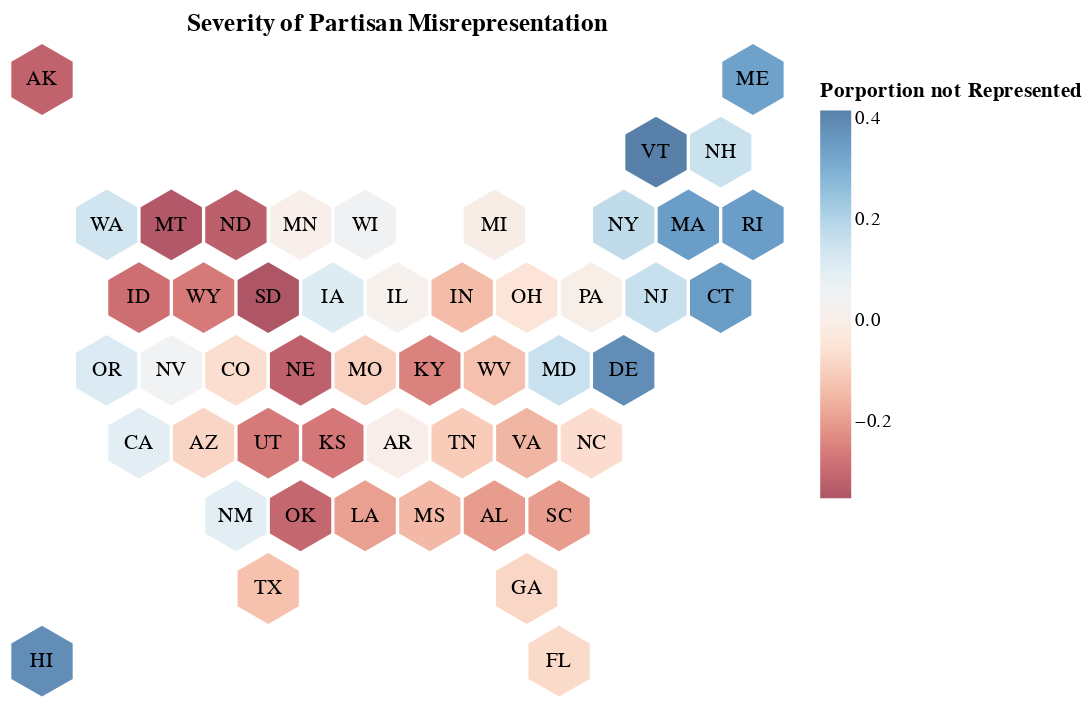

This figure's notebook cell:
### Markdown cell above
## Experiment with Sliders

### Code cell
#build out the chart
df = st
df["ST"] = df["ST"]
slider = alt.binding_range(min=2004, max=2022, step=2)
select_year = alt.selection_single(name="Election", fields=['year'],
                                   bind=slider, init={'year': 2004})
#build the chare
st_cart = alt.Chart(df).mark_point().encode(
    alt.X('X',axis=None),
    alt.Y('Y',axis=None),
    alt.Text('ST'),
    alt.Color('porp_loss', scale=alt.Scale(scheme='redblue'), legend=alt.Legend(title="Porportion not Represented")),
    tooltip = [alt.Tooltip('porp_text',title='Porportion Lost'),
               alt.Tooltip('dist_text',title='District Deficit')
              ]
)
#inser labels
st_cart_labs = alt.Chart(df).mark_text(align='center').encode(
    alt.X('X'),
    alt.Y('Y'),
    alt.Text('ST'),
).properties(title='Severity of Partisan Misrepresentation')
#display
alt.layer(st_cart, st_cart_labs).configure_axis(grid=False).configure_view(strokeWidth=0).configure_point(size=250,shape=hexagon,filled=True).add_selection(select_year).transform_filter(select_year)

### Figure 1 — Vega-Lite specification as saved in the notebook (floating-point values rounded to 4 significant figures; data arrays with more than 128 entries replaced by an {"elided": "..."} marker saying what was removed)
{"config": {"view": {"continuousWidth": 400, "continuousHeight": 300, "strokeWidth": 0}, "axis": {"grid": false}, "point": {"filled": true, "shape": "M0,-2.3094010768L2,-1.1547005384 2,1.1547005384 0,2.3094010768 -2,1.1547005384 -2,-1.1547005384Z", "size": 250}}, "layer": [{"mark": "point", "encoding": {"color": {"field": "porp_loss", "legend": {"title": "Porportion not Represented"}, "scale": {"scheme": "redblue"}, "type": "quantitative"}, "text": {"field": "ST", "type": "nominal"}, "tooltip": [{"field": "porp_text", "title": "Porportion Lost", "type": "nominal"}, {"field": "dist_text", "title": "District Deficit", "type": "nominal"}], "x": {"axis": null, "field": "X", "type": "quantitative"}, "y": {"axis": null, "field": "Y", "type": "quantitative"}}, "selection": {"Election": {"type": "single", "fields": ["year"], "bind": {"input": "range", "max": 2022, "min": 2004, "step": 2}, "init": {"year": 2004}}}}, {"mark": {"type": "text", "align": "center"}, "encoding": {"text": {"field": "ST", "type": "nominal"}, "x": {"field": "X", "type": "quantitative"}, "y": {"field": "Y", "type": "quantitative"}}, "title": "Severity of Partisan Misrepresentation"}], "data": {"name": "data-403b802a51dcd689c8395822bd916299"}, "transform": [{"filter": {"selection": "Election"}}], "$schema": "https://vega.github.io/schema/vega-lite/v4.17.0.json", "datasets": {"data-403b802a51dcd689c8395822bd916299": {"elided": "500 records"}}}
